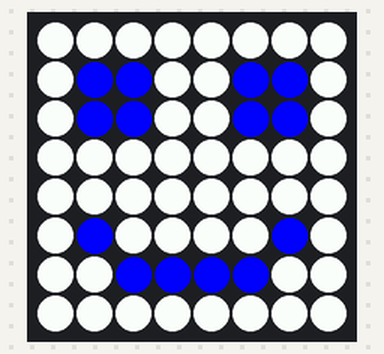
The program below on a simulated Raspberry Pi (BCM pin numbers) with a Sense HAT. On the bench: the Sense HAT's 8×8 RGB LED matrix. At 0.0 s the program stops and its outputs stay as they are.

Above: at 0.1 s.

The program:

_3_Display_a_smiley_face_on_the_SenseHAT.py
```python
from sense_hat import SenseHat
sense = SenseHat()
w = (255,255,255)
b = (0,0,255)
smiley_pixels = [
  w,w,w,w,w,w,w,w,
  w,b,b,w,w,b,b,w,
  w,b,b,w,w,b,b,w,
  w,w,w,w,w,w,w,w,
  w,w,w,w,w,w,w,w,
  w,b,w,w,w,w,b,w,
  w,w,b,b,b,b,w,w,
  w,w,w,w,w,w,w,w,]

sense.set_pixels(smiley_pixels)
```
